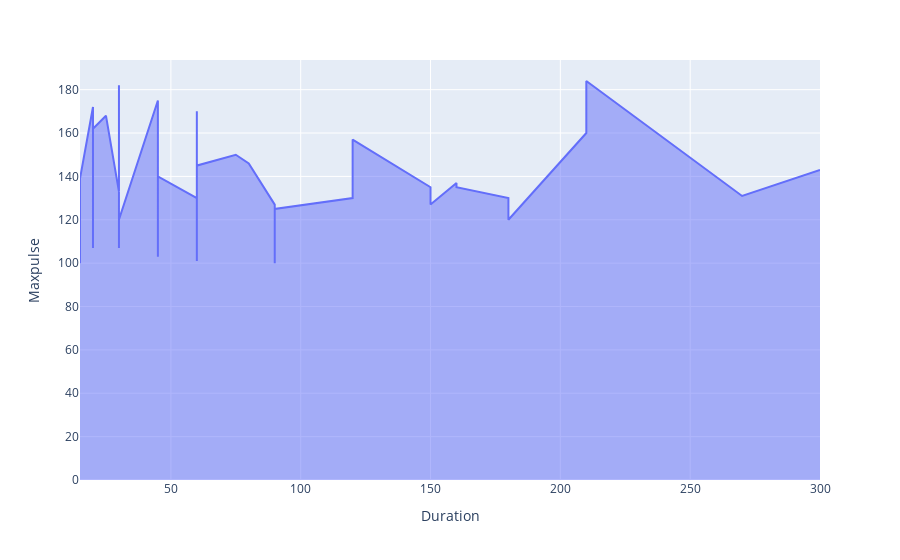

Write notebook code for a chart like this one.
### Code cell
# Creating an area plot in plotly express with 'Duration' assigned to x-axis and 'Maxpulse' assigned to the y-axis
area_plot = px.area(df, x = "Duration", y = "Maxpulse")

# Prints 
area_plot.show()

# FINDINGS:
# There is a lack of a trend between Duration and Maxpulse
# Maxpulse does not increase nor decrease when the duration of the exercise is increased and vice versa

### Figure 1 — Plotly figure (JSON) as saved in the notebook; plotly's stock layout.template omitted (floating-point values rounded to 4 significant figures; data arrays with more than 128 entries replaced by an {"elided": "..."} marker saying what was removed)
{"data": [{"fillpattern": {"shape": ""}, "hovertemplate": "Duration=%{x}<br>Maxpulse=%{y}<extra></extra>", "legendgroup": "", "line": {"color": "#636efa"}, "marker": {"symbol": "circle"}, "mode": "lines", "name": "", "orientation": "v", "showlegend": false, "stackgroup": "1", "type": "scatter", "x": {"elided": "169 int values"}, "xaxis": "x", "y": {"elided": "169 int values"}, "yaxis": "y"}], "layout": {"legend": {"tracegroupgap": 0}, "margin": {"t": 60}, "xaxis": {"anchor": "y", "domain": [0, 1], "title": {"text": "Duration"}}, "yaxis": {"anchor": "x", "domain": [0, 1], "title": {"text": "Maxpulse"}}}}
